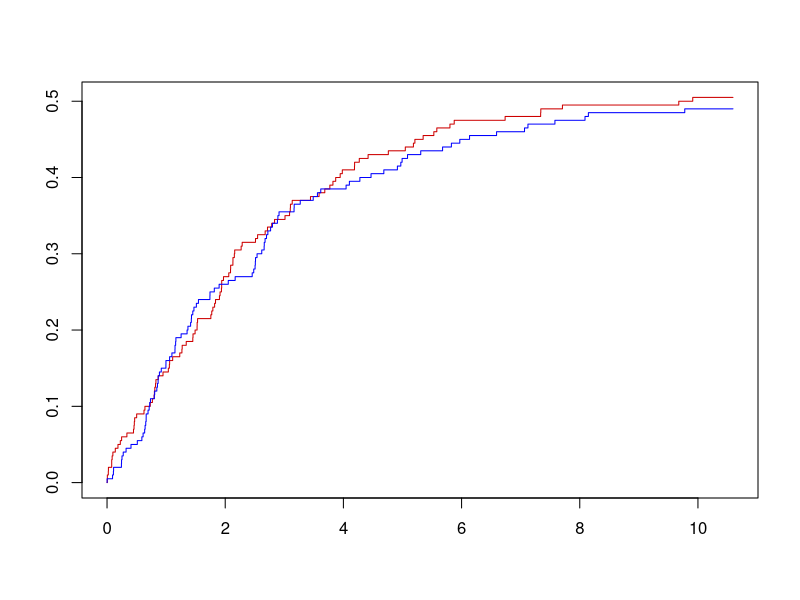
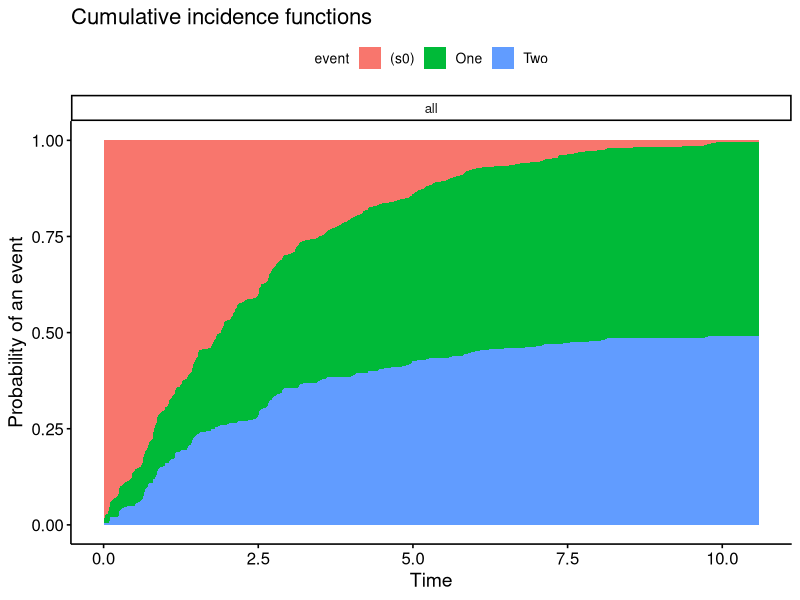

Recreate these plots in R, in order.
library(survival)
library(survminer)

mean <- 5
rate_time <- 1/mean

time_one <- rexp(200, rate = rate_time)
time_two <- rexp(200, rate = rate_time)
times <- as.data.frame(cbind(time_one,time_two))

times$event_time <- NA
times$event_time <- pmin(times$time_one,times$time_two)

times$event <- "Censored"
times$event[times$time_one<times$time_two] <- "One"
times$event[times$time_one>times$time_two] <- "Two"
times$event[times$event_time>10] <- "Censored"
times$event <- as.factor(times$event)

crfit <- survfit(Surv(event_time, event) ~ 1, data=times)
plot(crfit,col=c("Red3","Blue"))
ggcompetingrisks(crfit)